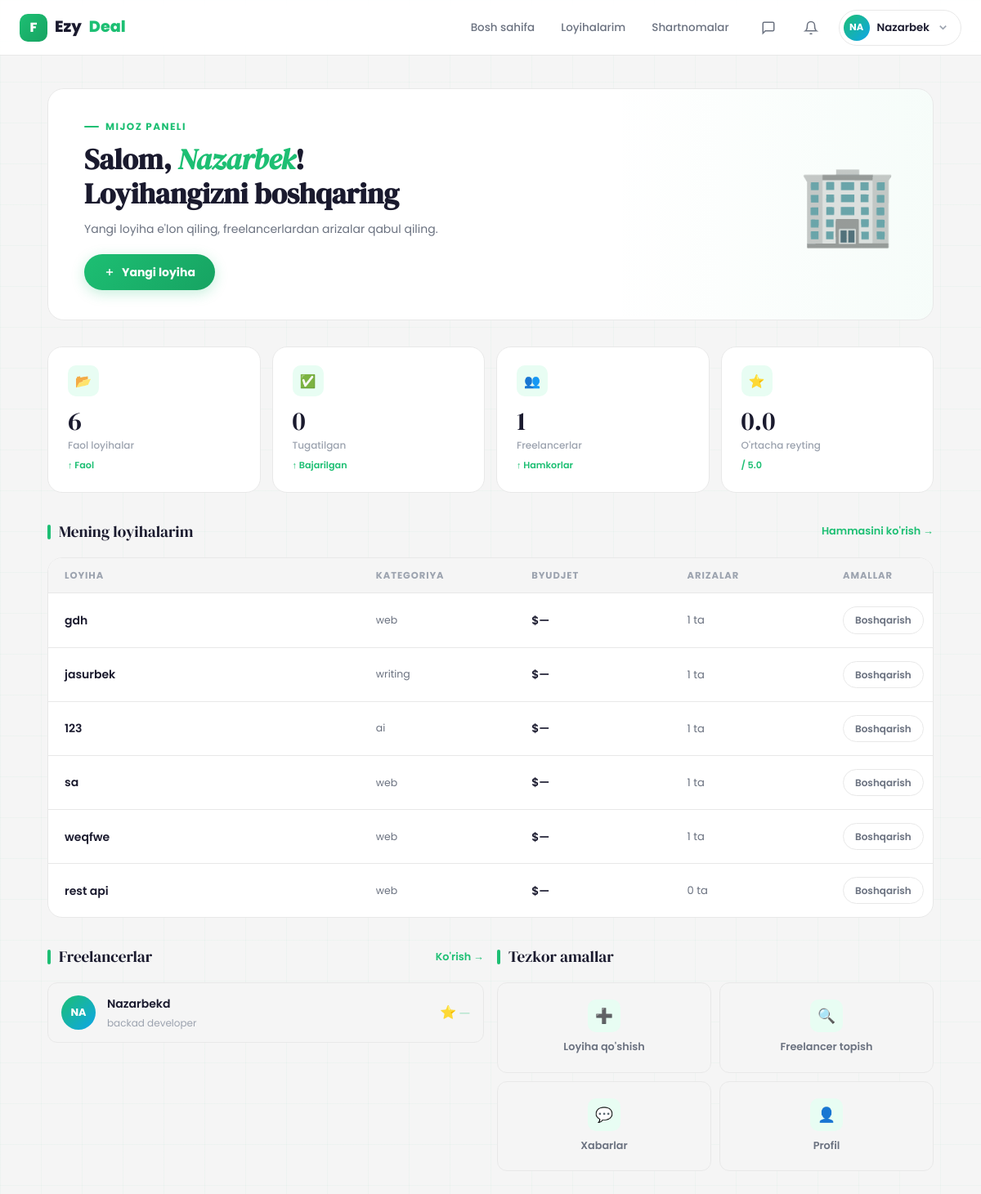
The page /main-client/ (signed in) on the database as committed earlier.
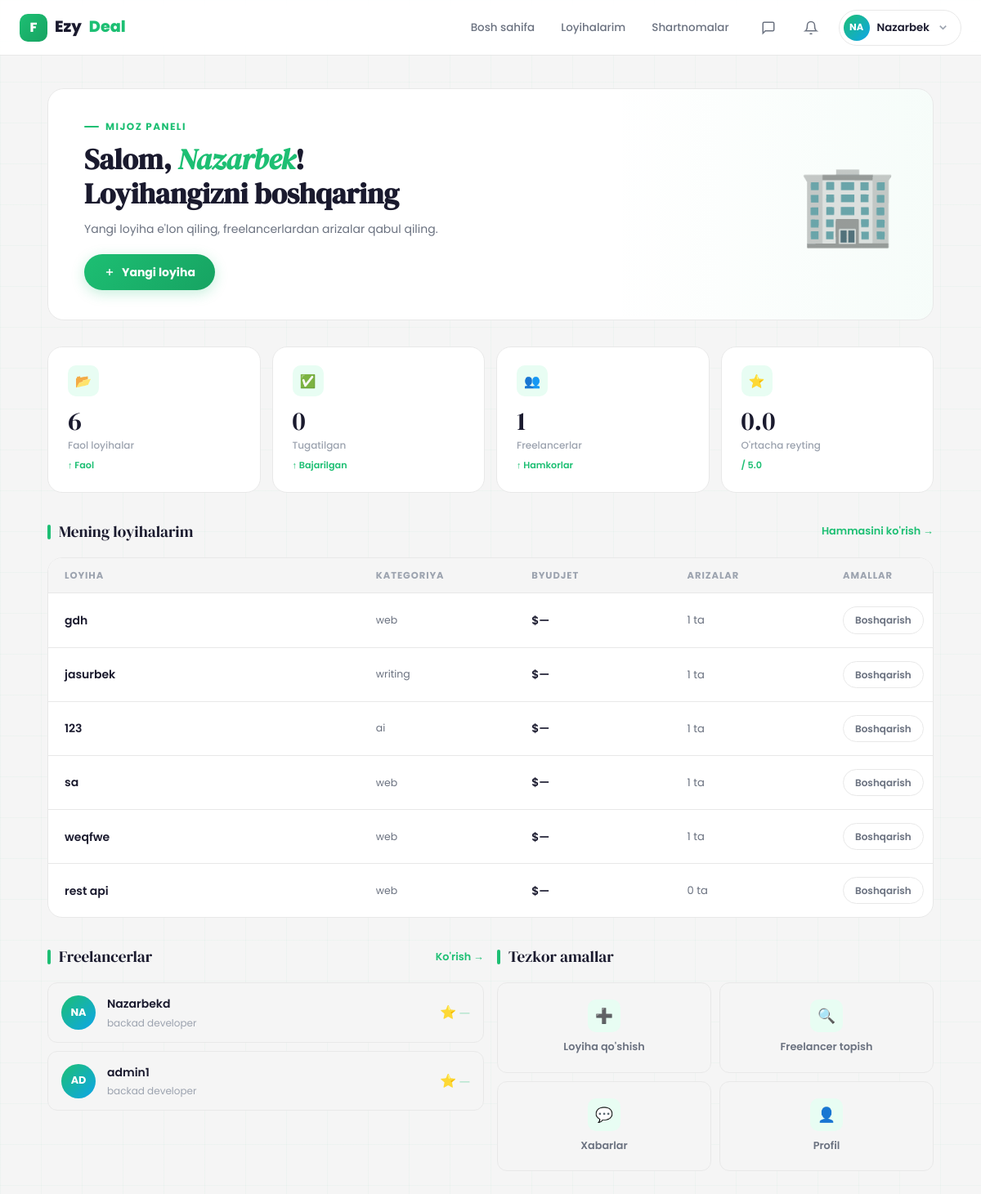
The same page on the database as committed later.
### Projects/models.py (models this page shows, shortened)
class Project(models.Model):
    WEB = "web"
    DESIGN = "design"
    MOBILE = "mobile"
    WRITING = "writing"
    DATA = "data"
    AI = "ai"
    CATEGORY_CHOICES = [
        (WEB, "Web Development"),
        (DESIGN, "Design"),
        (MOBILE, "Mobile Development"),
        (WRITING, "Content Writing"),
        (DATA, "Data Science"),
        (AI, "AI / ML"),
    ]
    OPEN = "open"
    IN_PROGRESS = "in_progress"
    COMPLETED = "completed"
    CANCELLED = "cancelled"
    STATUS_CHOICES = (
        (OPEN, "Open"),
        (IN_PROGRESS, "In Progress"),
        (COMPLETED, "Completed"),
        (CANCELLED, "Cancelled"),
    )
    FIXED = "fixed"
    HOURLY = "hourly"
    MILESTONE = "milestone"
    BUDGET_TYPE_CHOICES = [
        (FIXED, "Fixed"),
        (HOURLY, "Hourly"),
        (MILESTONE, "Milestone"),
    ]
    ENTRY = "entry"
    INTERMEDIATE = "intermediate"
    EXPERT = "expert"
    LEVEL_CHOICES = [
        (ENTRY, "Entry"),
        (INTERMEDIATE, "Intermediate"),
        (EXPERT, "Expert"),
    ]
    client = models.ForeignKey(
        settings.AUTH_USER_MODEL,
        on_delete=models.CASCADE,
        related_name="projects"
    )
    title = models.CharField(max_length=255)
    description = models.TextField()
    category = models.CharField(max_length=20, choices=CATEGORY_CHOICES)
    budget_type = models.CharField(max_length=20, choices=BUDGET_TYPE_CHOICES, default=FIXED)
    budget_min = models.DecimalField(max_digits=12, decimal_places=2, null=True, blank=True)
    budget_max = models.DecimalField(max_digits=12, decimal_places=2, null=True, blank=True)
    level = models.CharField(max_length=20, choices=LEVEL_CHOICES, default=INTERMEDIATE)
    skills = models.TextField(blank=True, null=True)
    deadline = models.DateField()
    status = models.CharField(max_length=20, choices=STATUS_CHOICES, default=OPEN)
    created_at = models.DateTimeField(auto_now_add=True)

### Users/models.py (models this page shows, shortened)
class FreelancerProfile(models.Model):
    user = models.OneToOneField(User, on_delete=models.CASCADE, related_name='freelancer_profile')
    major = models.CharField(max_length=200)
    bio = models.TextField(blank=True)
    username = models.CharField(max_length=25, unique=True, blank=True, null=True)
    email = models.EmailField(unique=True, blank=True, null=True)
    skills = models.CharField(max_length=300, blank=True, help_text="Vergul bilan: Python, Django, React")
    hourly_rate = models.DecimalField(max_digits=8, decimal_places=2, null=True, blank=True)
    experience_years = models.PositiveIntegerField(default=0)
    portfolio_url = models.URLField(blank=True)

class User(AbstractUser):
    ROLE_CHOICE = (
        (CLIENT, 'client'),
        (FREELANCER, 'freelancer'),
    )
    email = models.EmailField(unique=True)
    role = models.CharField(max_length=20, choices=ROLE_CHOICE)
    bio = models.TextField(blank=True, null=True)
    avatar = models.ImageField(upload_to='avatars/', blank=True, null=True)
    created_at = models.DateTimeField(auto_now_add=True)

### Users/views.py (the view)
# urls.py: path('main-client/', liveProView, name='main_client'),
@login_required(login_url='login')
def liveProView(request):
    user = request.user
    if user.role == 'client':
        live_projects = Project.objects.filter(client=user, status='open').count()
        finished_projects = Project.objects.filter(client=user, status='completed').count()
        freelancer_count = Contract.objects.filter(
            client=user
        ).values('freelancer').distinct().count()
        avg_rating = Review.objects.filter(
            client=user
        ).aggregate(avg=Avg('rating'))['avg'] or 0
        my_projects = Project.objects.filter(client=user).order_by('-created_at')[:10]
        top_freelancers = FreelancerProfile.objects.all()[:5]
        return render(request, 'main_client.html', {
            'live_projects': live_projects,
            'finished_projects': finished_projects,
            'freelancer_count': freelancer_count,
            'avg_rating': avg_rating,
            'my_projects': my_projects,
            'top_freelancers': top_freelancers,
        })
    return redirect('main_freelancer')

### Notifications/context_processors.py (called while the page is built)
def notifications_count(request):
    if request.user.is_authenticated:
        count = request.user.notifications.filter(is_read=False).count()
        recent = list(request.user.notifications.all()[:5])
        return {'unread_notifications': count, 'recent_notifications': recent}
    return {'unread_notifications': 0, 'recent_notifications': []}

### templates/main_client.html (shortened to what the changed rows need)
{% extends 'base.html' %}
{% block content %}
<div class="cl-wrap">
    <div class="cl-hero">
        <div>
            <h1 class="cl-hero-title">
                Salom, <em>{{ request.user.username }}</em>!<br>
                Loyihangizni boshqaring
            </h1>
        </div>
    </div>
    <div>
        <div class="proj-table">
            {% for p in my_projects %}
            <div class="proj-table-row">
                <div>
                    <div class="proj-table-title">{{ p.title|truncatechars:40 }}</div>
                </div>
                <div class="proj-table-cat">{{ p.category|default:"—" }}</div>
                <div class="proj-table-budget">${{ p.budget|default:"—" }}</div>
                <div class="proj-table-bids">{{ p.bids.count }} ta</div>
                <div>
                    <a href="{% url 'project_detail' p.pk %}" class="manage-btn">Boshqarish</a>
                </div>
            </div>
            {% empty %}
            <div style="padding:40px;text-align:center;color:var(--text3);font-size:.875rem;">
                <div style="font-size:2rem;margin-bottom:10px;">📭</div>
                Hali loyihalar yo'q —
                <a href="{% url 'create_post' %}" style="color:var(--accent);font-weight:600;">Yangi loyiha qo'shing</a>
            </div>
            {% endfor %}
        </div>
    </div>
    <div class="bottom-grid">
        <div>
            <div class="fl-list">
                {% for f in top_freelancers %}
                <div class="fl-item">
                    <div class="fl-avatar">{{ f.user.username|slice:":2"|upper }}</div>
                    <div>
                        <div class="fl-name">{{ f.user.username }}</div>
                        <div class="fl-major">{{ f.major|default:"Freelancer" }}</div>
                    </div>
                    <div class="fl-rate">⭐ {{ f.avg_rating|floatformat:1|default:"—" }}</div>
                </div>
                {% empty %}
                <div style="padding:32px;text-align:center;color:var(--text3);font-size:.85rem;background:var(--surface);border:1px solid var(--border);border-radius:var(--r2);">
                    Freelancerlar topilmadi
                </div>
                {% endfor %}
            </div>
        </div>
    </div>
</div>
{% endblock %}

Rows that differ between the two databases and show on the page:
added FreelancerProfile: user.username "AD", user.username "admin1", major "backad developer", avg_rating "—"
